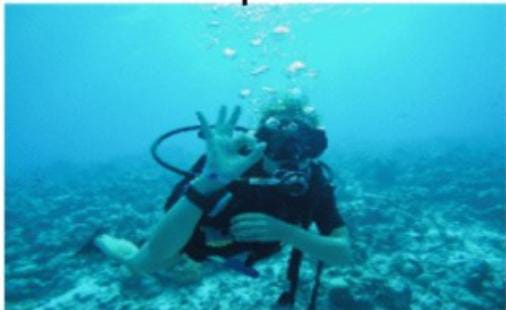
#> input picture image1.jpeg, 506 x 310 px
$ python -i dcp.py   (imports and definitions only)
#> lines starting #> are read from the running program, lines starting #| are printed output that depends on the picture
#> further down, picture is the input picture: shape (310, 506, 3); mean B, G, R 188.3, 162.5, 39.6
import cv2
import numpy as np


class DCP:
    def __init__(self, patch_sizes=[7, 15, 25], omega=0.95):
        self.patch_sizes = patch_sizes
        self.omega = omega

    def dark_channel(self, img, patch):
        min_channel = np.min(img, axis=2)
        kernel = cv2.getStructuringElement(
            cv2.MORPH_RECT, (patch, patch)
        )
        dark = cv2.erode(min_channel, kernel)
        return dark

    def estimate_atmospheric_light(self, img, dark):
        flat_dark = dark.ravel()
        flat_img = img.reshape(-1, 3)

        num_pixels = int(0.001 * len(flat_dark))
        indices = np.argsort(flat_dark)[-num_pixels:]
        A = np.mean(flat_img[indices], axis=0)
        return A

    def estimate_transmission(self, img, A, patch):
        norm_img = img / (A + 1e-6)
        transmission = 1 - self.omega * self.dark_channel(norm_img, patch)
        return np.clip(transmission, 0.1, 1)

    def refine_transmission(self, transmission):
        refined = cv2.bilateralFilter(
            transmission.astype(np.float32), 9, 75, 75
        )
        return refined

    def recover_scene_radiance(self, img, transmission, A):
        t = np.expand_dims(transmission, axis=2)
        J = (img - A) / (t + 1e-6) + A
        return np.clip(J, 0, 1)

    def apply(self, image):
        img = cv2.resize(image, (512, 512))
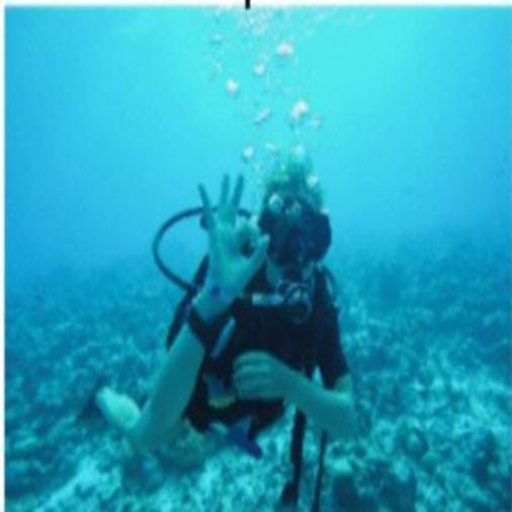
#> img: shape (512, 512, 3); mean B, G, R 188.2, 162.4, 39.5
        img = img.astype(np.float32) / 255.0

        best_result = None
        best_contrast = 0

        for patch in self.patch_sizes:
            dark = self.dark_channel(img, patch)
            A = self.estimate_atmospheric_light(img, dark)
            transmission = self.estimate_transmission(img, A, patch)
            transmission = self.refine_transmission(transmission)
            recovered = self.recover_scene_radiance(img, transmission, A)

            contrast = np.std(recovered)
            if contrast > best_contrast:
                best_contrast = contrast
                best_result = recovered
#> this loop made 3 passes
#> (A, contrast, best_contrast) on pass 1: ([0.995, 0.992, 0.969], 0.342, 0.342)
#> (A, contrast) on passes 2 to 3: ([0.996, 0.991, 0.958], 0.339), ([0.981, 0.97, 0.876], 0.338)
#> pass 1, in dark_channel, `min_channel = np.min(img, axis=2)`:
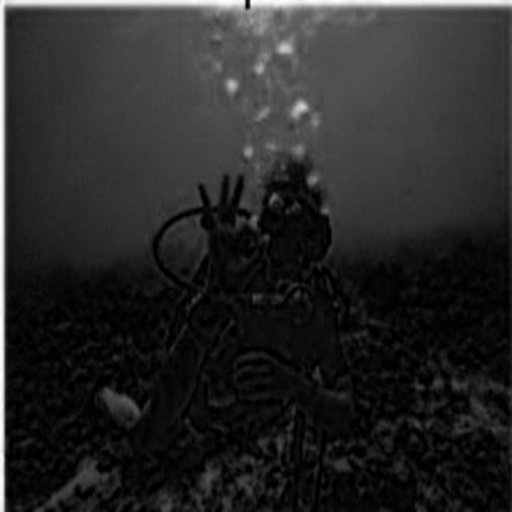
#> min_channel: shape (512, 512) float32; min 0, max 1, mean 0.155
#> pass 1, in dark_channel, `dark = cv2.erode(min_channel, kernel)`:
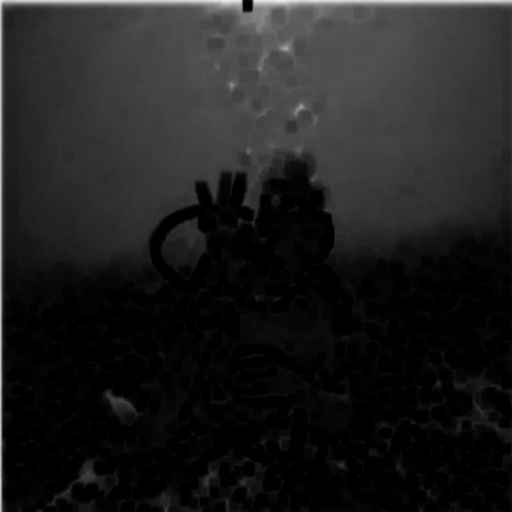
#> dark: shape (512, 512) float32; min 0, max 0.925, mean 0.119
#> after the loop:
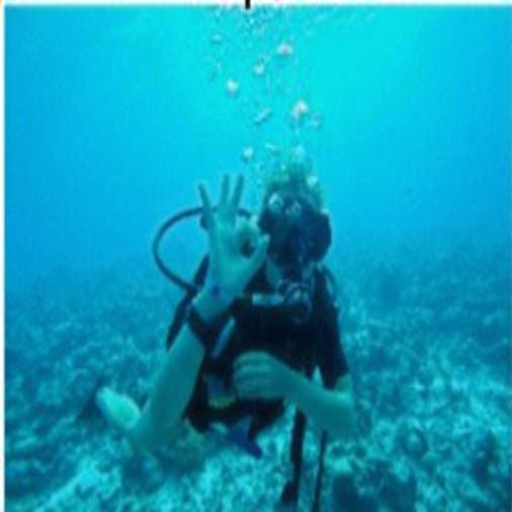
#> best_result: shape (512, 512, 3) float32; mean B, G, R 0.725, 0.612, 0.0546
#> after the loop:
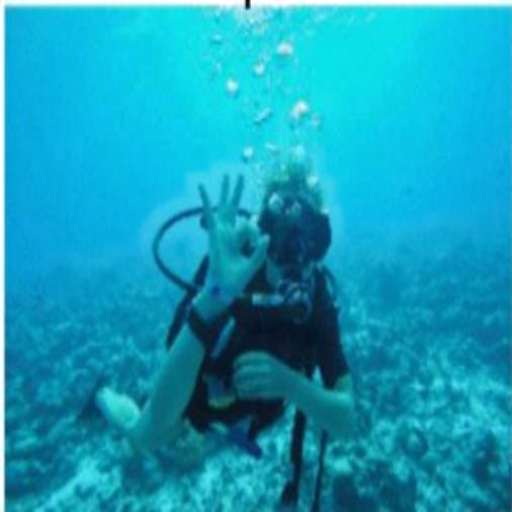
#> recovered: shape (512, 512, 3) float32; mean B, G, R 0.73, 0.62, 0.0779
#> after the loop, best_contrast = 0.342

        result = (best_result * 255).astype(np.uint8)
        return result

>>> import cv2
>>> picture = cv2.imread('../image1.jpeg')
>>> result = DCP().apply(picture)

$ run again, on image2.jpeg
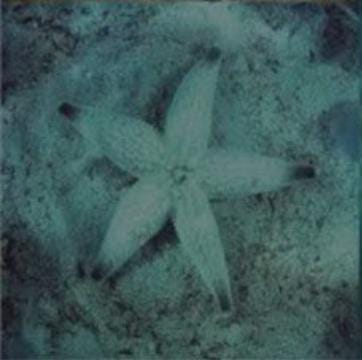
#> input picture image2.jpeg, 362 x 360 px
#> picture is the input picture: shape (360, 362, 3); mean B, G, R 91.8, 91.6, 62.3
#> the loop in apply, `for patch in self.patch_sizes:` made 3 passes
#> (A, contrast, best_contrast) on passes 1 to 2: ([0.507, 0.515, 0.408], 0.115, 0.115), ([0.494, 0.507, 0.4], 0.118, 0.118)
#> pass 1, in dark_channel (call 2), `min_channel = np.min(img, axis=2)`:
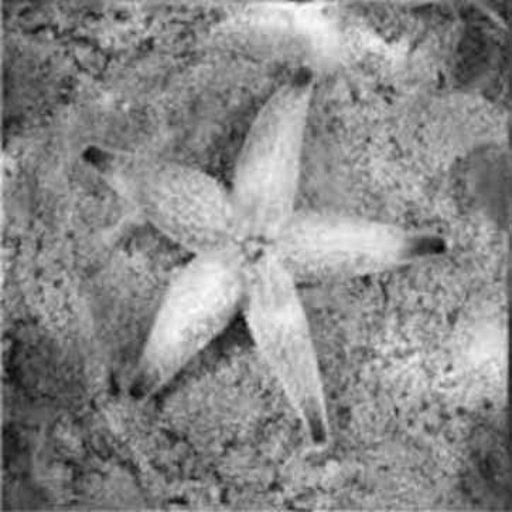
#> min_channel: shape (512, 512) float32; min 0.0768, max 1.04, mean 0.594; drawn with min black and max white
#> after the loop in apply, `for patch in self.patch_sizes:`:
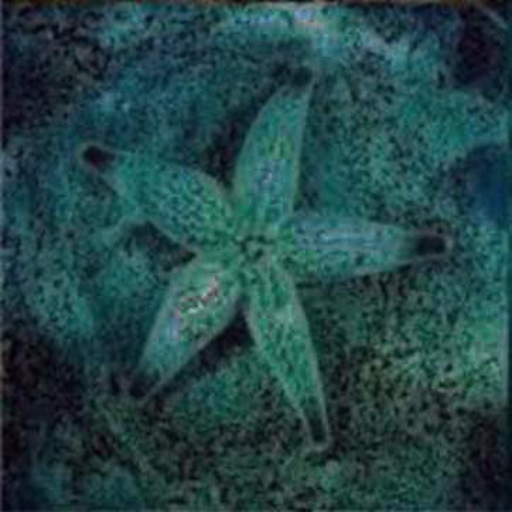
#> best_result: shape (512, 512, 3) float32; mean B, G, R 0.281, 0.274, 0.14
#> after the loop in apply, `for patch in self.patch_sizes:`: best_contrast = 0.118
